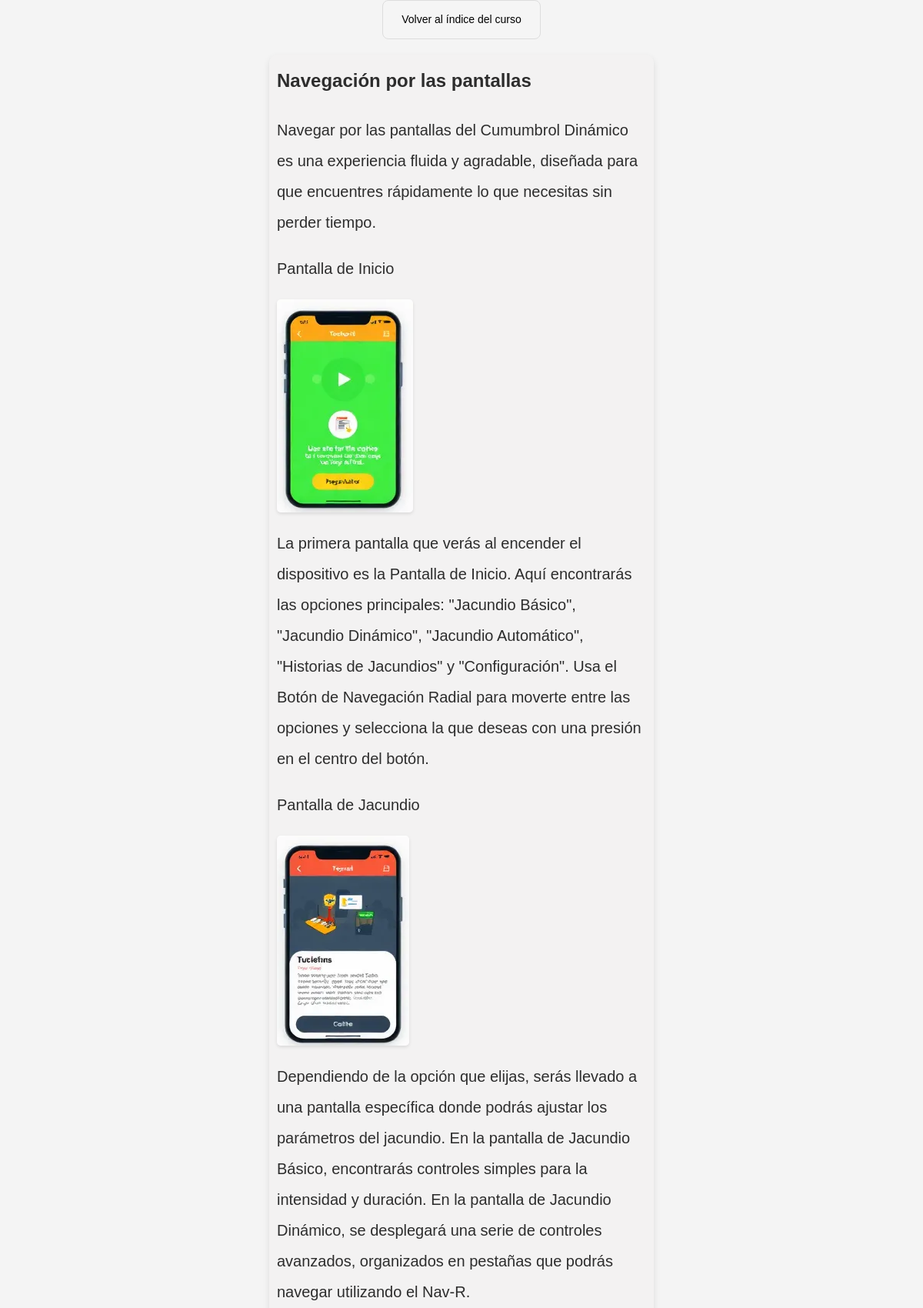
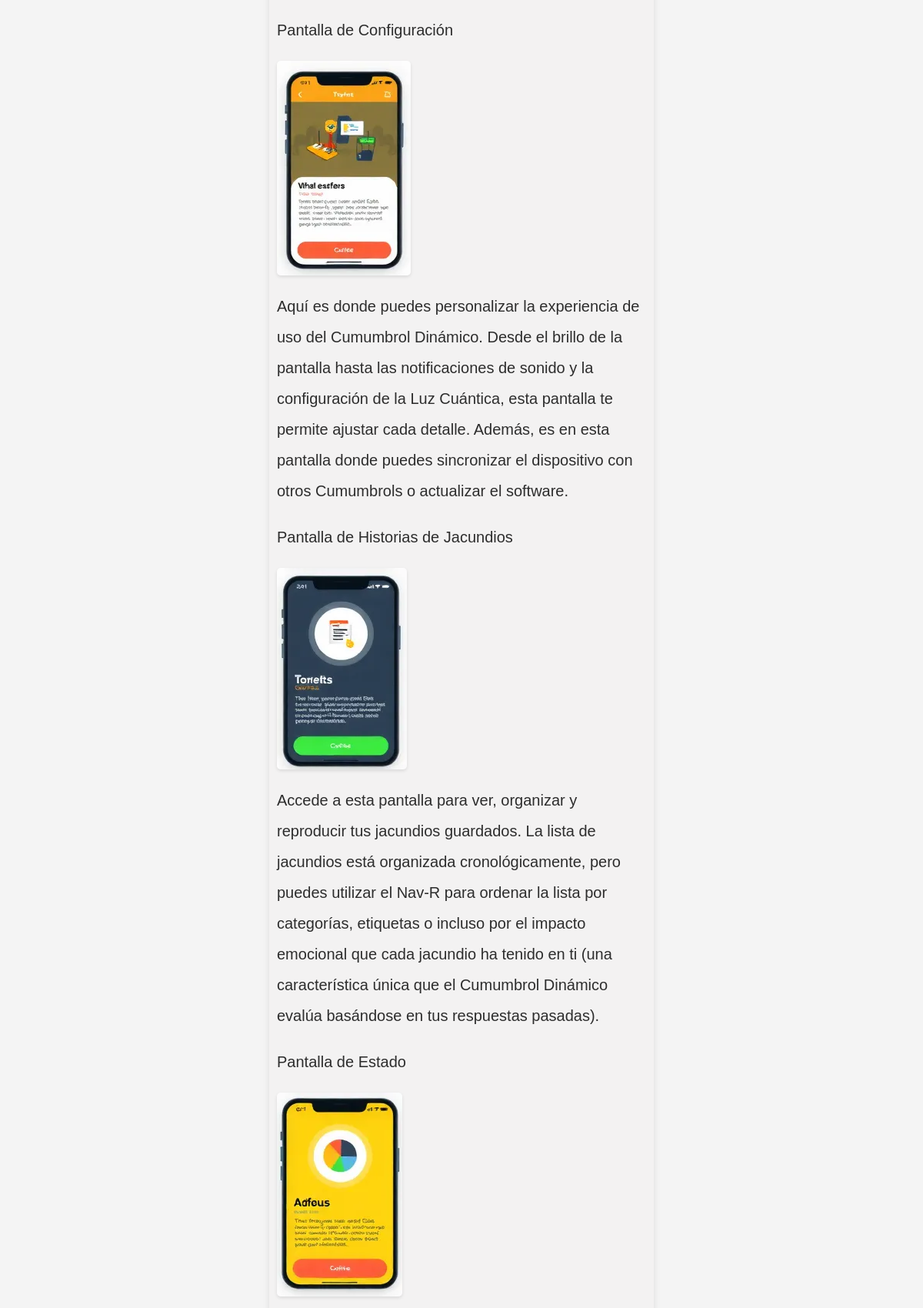
Page /leccion/30/ (upper part) on the committed database (2 pictures, top to bottom).
### cursos/models.py (models this page shows, shortened)
class Leccion(models.Model):
    titulo = models.CharField(max_length=100)
    explicacion = models.CharField(max_length=400)
    autor = models.ForeignKey('Autor', on_delete=models.CASCADE)
    fecha_creacion = models.DateField(default=timezone.now)
    contenido = models.TextField()
    puntos = models.SmallIntegerField()
    curso = models.ForeignKey('Curso', on_delete=models.CASCADE)
    miniatura = models.ImageField(upload_to='images/miniaturas/')
    @property
    def contenido_con_imagenes(self):
        contenido_actualizado = self.contenido
        for i, imagen in enumerate(self.imagenes.all(), start=1):
            valor = f'<img src="{imagen.imagen.url}" alt="imagen{i}" />'
            contenido_actualizado = contenido_actualizado.replace(f'** imagen{i} **', valor)
        contenido_actualizado = transformar_texto_oculto(contenido_actualizado)
        contenido_actualizado = markdown2.markdown(contenido_actualizado)
        return mark_safe(contenido_actualizado)  # Importante marcarlo como seguro si se va a renderizar en HTML

class ImagenLeccion(models.Model):
    leccion = models.ForeignKey(Leccion, related_name='imagenes', on_delete=models.CASCADE)
    imagen = models.ImageField(upload_to='images/lecciones/')

### cursos/views.py (the view)
def detalle_leccion(request, pk):
    leccion = get_object_or_404(Leccion, pk=pk)
    curso = get_object_or_404(Curso, id=leccion.curso_id)
    return render(request, 'cursos/detalle_leccion.html', {'leccion': leccion, 'curso': curso})

### cursos/context_processors.py (called while the page is built)
def puntos_totales_processor(request):
    if request.user.is_authenticated:
        puntos_totales = UsuarioLeccion.objects.filter(usuario=request.user, completada=True).aggregate(total_puntos=Sum('puntos_obtenidos'))['total_puntos'] or 0
    else:
        puntos_totales = 0
    return {
        'puntos_totales': puntos_totales,
    }

### cursos/utils.py (called while the page is built)
def transformar_texto_oculto(texto):
    patron = re.compile(r'\*\* texto oculto \*\*\n(.*?)\n\*\* fin de texto oculto \*\*', re.DOTALL)
    texto = texto.replace('\r\n', '\n')
    def reemplazar_bloque(match):
        contenido = match.group(1).strip().split('\n', 1)
        if len(contenido) < 2:
            return ""  # Si no hay un titular y un texto, no se añade nada
        titular = contenido[0].strip()
        texto_oculto = contenido[1].strip()
        id_unico = uuid.uuid4().hex  # Generar un identificador único
        return f'<div class="expandible" id="section{id_unico}"><span>{titular}</span><span class="simbolo" id="symbol{id_unico}"></span></div><div class="contenido" id="content{id_unico}"><p>{texto_oculto}</p></div>'
    texto_transformado = patron.sub(reemplazar_bloque, texto)
    return texto_transformado

### cursos/templates/cursos/detalle_leccion.html (shortened to what this page needs)
{% extends 'cursos/base.html' %}
{% block content %}
    <div class="back-to-menu"><a href="{% url 'detalle_curso' pk=curso.pk %}">Volver al índice del curso</a></div>
    <div class="post">
        <h2>{{ leccion.titulo }}</h2>
        {{ leccion.contenido_con_imagenes|safe }}
    </div>
    <br>
    {% endblock %}

### cursos/static/css/curso.css (style rules this page uses)
body, h1, h2, p, ul { margin: 0; padding: 0; list-style: none; }
body { font-family: Arial, sans-serif; line-height: 1.2; background-color: #f4f4f4; color: #333; }
.back-to-menu { display: block; margin-bottom: 20px; padding: 8px 12px; text-align: center; background-color: #f5f5f5; color: #333; font-size: 14px; font-weight: normal; text-decoration: none; border-radius: 8px; border: 1px solid #ddd; transition: background-color 0.3s ease, color 0.3s ease; cursor: pointer; width: fit-content; margin-left: auto; margin-right: auto; }
.back-to-menu a { display: block; padding: inherit; color: inherit; text-decoration: none; }
.back-to-menu a { text-decoration: none; color: #000; }
.post { font-size: 16px; line-height: 1.6; color: #2d2d2d; padding: 10px; margin: 0 auto; max-width: 360px; background-color: #f3f2f2; border-radius: 10px; box-shadow: 0 4px 8px rgba(0, 0, 0, 0.1); }
.post p { margin-bottom: 20px; }
.post h2 { font-size: 24px; margin-bottom: 20px; color: #2d2d2d; }
.post img { max-width: 100%; height: auto; display: block; margin: 10px 0; box-shadow: 0 2px 4px rgba(0, 0, 0, 0.1); border-radius: 5px; }
@media (min-width: 768px) { .post { font-size: 18px; line-height: 1.8; max-width: 40%; margin: 0 auto; } }
@media (min-width: 1200px) { .post { font-size: 20px; line-height: 2; } }

### rows in the picture
Leccion: titulo "Navegación por las pantallas", contenido_con_imagenes "Navegar por las pantallas del Cumumbrol Dinámico es una experiencia fluida y agradable, diseñada para que encuentres rápidamente lo que necesitas sin perder tiempo. Pantalla de Inicio La primera pantalla que verás al encender el dispositivo es la Pantalla de Inicio. Aquí encontrarás las opciones principales: \"Jacundio Básico\", \"Jacundio Dinámico\", \"Jacundio Automático\", \"Historias de Jacundios\" y \"Configuración\". Usa el Botón de Navegación Radial para moverte entre las opciones y selecciona la que deseas con una presión en el centro del botón. Pantalla de Jacundio Dependiendo de la opción que elijas, serás llevado a una pantalla específica donde podrás ajustar los parámetros del jacundio.…", contenido_con_imagenes (picture)
